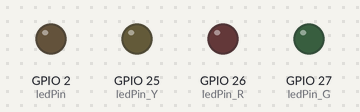
This sketch was run on a simulated ESP32. On the bench: output pins drawn as LEDs (lit = HIGH). What the sketch prints to the serial monitor is not drawn.

Above: at 0.2 s.
At 2.7 s:
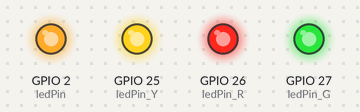
Timing chart, 0 to 3.0 s (numbered marks = the images above):
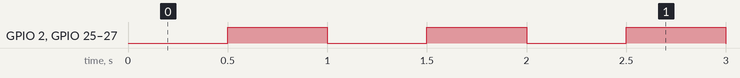

The sketch:

ex02.ino
```cpp
/*
 * 项目名称: ESP32 三色 LED + 板载 LED 同步闪烁 (1Hz)
 * 描述: 使用 millis() 函数同时控制三色 LED 与板载 LED 稳定闪烁
 * 硬件连接:
 *   - 红色 LED (R): GPIO 26
 *   - 绿色 LED (G): GPIO 27
 *   - 黄色 LED (Y): GPIO 25
 *   - 板载 LED: GPIO 2 (常见 ESP32 DevKit 板载灯)
 * 频率: 1Hz (亮 500ms, 灭 500ms)
 */

// --- 引脚定义 ---
const int ledPin_R = 26; // 红色
const int ledPin_G = 27; // 绿色
const int ledPin_Y = 25; // 黄色
const int ledPin = 2;    // 板载 LED

// --- 时间设置 ---
const long interval = 500; // 闪烁间隔 500ms (0.5秒亮 + 0.5秒灭 = 1Hz)

// --- 红色 LED 状态变量 ---
unsigned long previousMillis_R = 0;
int ledState_R = LOW;

// --- 绿色 LED 状态变量 ---
unsigned long previousMillis_G = 0;
int ledState_G = LOW;

// --- 黄色 LED 状态变量 ---
unsigned long previousMillis_Y = 0;
int ledState_Y = LOW;

// --- 板载 LED 状态变量 ---
unsigned long previousMillis_Onboard = 0;
int ledState_Onboard = LOW;

void setup() {
  // 初始化串口
  Serial.begin(115200);

  // 设置所有 LED 引脚为输出模式
  pinMode(ledPin_R, OUTPUT);
  pinMode(ledPin_G, OUTPUT);
  pinMode(ledPin_Y, OUTPUT);
  pinMode(ledPin, OUTPUT);

  // 初始状态全部关闭
  digitalWrite(ledPin_R, LOW);
  digitalWrite(ledPin_G, LOW);
  digitalWrite(ledPin_Y, LOW);
  digitalWrite(ledPin, LOW);

  Serial.println("程序启动：R(26), G(27), Y(25), 板载LED(2) 将以 1Hz 同步闪烁...");
}

void loop() {
  // 获取当前系统时间
  unsigned long currentMillis = millis();

  // ================= 处理红色 LED =================
  if (currentMillis - previousMillis_R >= interval) {
    previousMillis_R = currentMillis; // 更新上次时间

    // 翻转状态
    ledState_R = !ledState_R;
    digitalWrite(ledPin_R, ledState_R);
  }

  // ================= 处理绿色 LED =================
  if (currentMillis - previousMillis_G >= interval) {
    previousMillis_G = currentMillis; // 更新上次时间

    // 翻转状态
    ledState_G = !ledState_G;
    digitalWrite(ledPin_G, ledState_G);
  }

  // ================= 处理黄色 LED =================
  if (currentMillis - previousMillis_Y >= interval) {
    previousMillis_Y = currentMillis; // 更新上次时间

    // 翻转状态
    ledState_Y = !ledState_Y;
    digitalWrite(ledPin_Y, ledState_Y);
  }

  // ================= 处理板载 LED =================
  if (currentMillis - previousMillis_Onboard >= interval) {
    previousMillis_Onboard = currentMillis; // 更新上次时间

    // 翻转状态
    ledState_Onboard = !ledState_Onboard;
    digitalWrite(ledPin, ledState_Onboard);
  }

  // 注意：这里没有 delay()，程序会极速循环检查上述四个条件。
  // 只有当时间差满足时，才会执行 digitalWrite，否则瞬间跳过。
  // 这使得四个灯看起来是“同时”闪烁的，且不会互相阻塞。
}
```

Measured:
- by itself, GPIO 2 (ledPin), GPIO 25 (ledPin_Y), GPIO 26 (ledPin_R), GPIO 27 (ledPin_G): alternates HIGH for 0.50 s and LOW for 0.50 s
